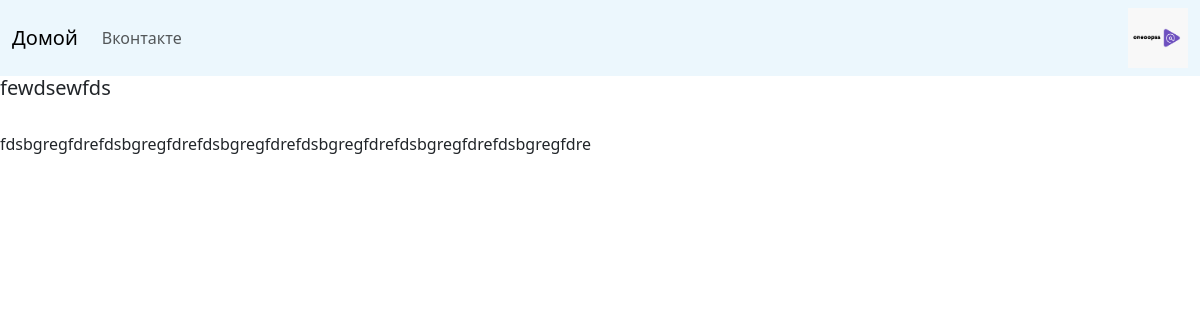
The page /blog/3/ on the database as committed earlier.
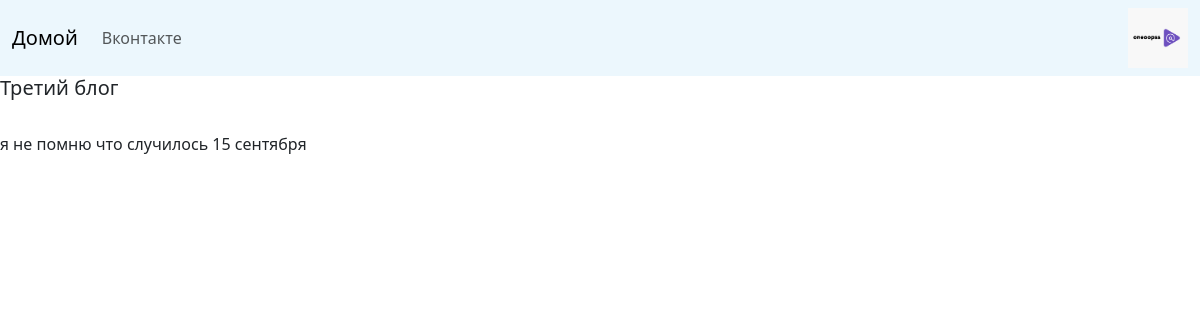
The same page on the database as committed later.
### blog/models.py (models this page shows)
class Blog(models.Model):
    title = models.CharField(max_length=100)
    discription = models.CharField(max_length=200)
    text = models.TextField()
    date = models.DateField(auto_now=False, auto_now_add=False,)

### blog/views.py (the view)
# urls.py: path('<int:blog_id>/', views.detail, name='detail',),
def detail(r, blog_id):
    blog = get_object_or_404(Blog, pk=blog_id)
    return render(r, 'blog/detail.html',{'blog':blog})

### blog/templates/blog/detail.html (shortened to what this page needs)
{% extends 'portfolio/base.html' %}
{% block content %}
<a>
<h5>{{ blog.title }}</h5>
<br>
{{ blog.text }}
{% endblock %}

Rows that differ between the two databases and show on the page:
changed Blog: title "fewdsewfds" → "Третий блог"; text "fdsbgregfdrefdsbgregfdrefdsbgregfdrefdsbgregfdrefdsbgregfdrefdsbgregfdre" → "я не помню что случилось 15 сентября"
